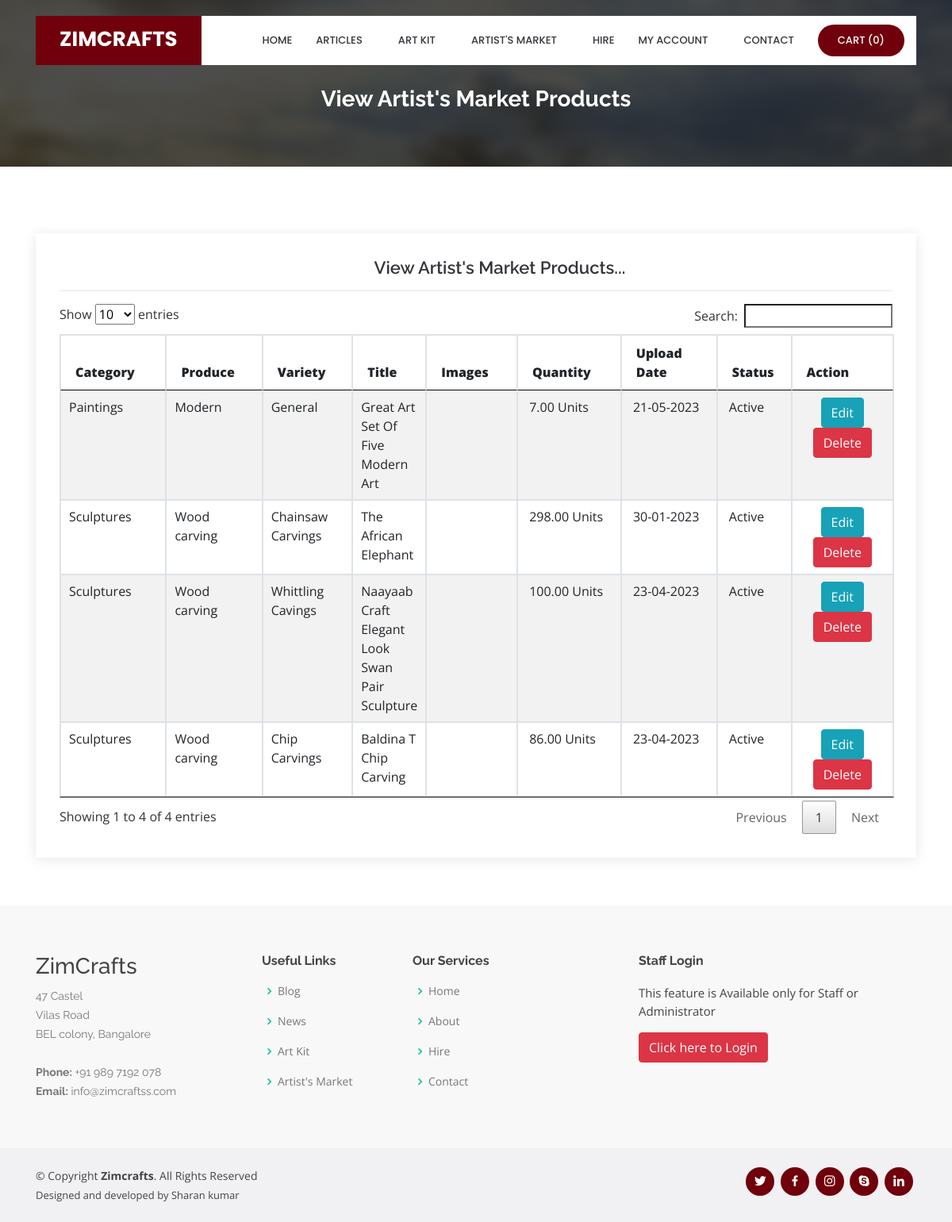
Page /viewProduct.php on the committed database.
### tables this page shows
CREATE TABLE `product` (
  `product_id` int(10) NOT NULL,
  `artist_id` int(10) NOT NULL,
  `category_id` int(10) NOT NULL,
  `produce_id` int(10) NOT NULL,
  `variety_id` int(10) NOT NULL,
  `title` varchar(100) NOT NULL,
  `img_1` varchar(100) NOT NULL,
  `img_2` varchar(100) NOT NULL,
  `img_3` varchar(100) NOT NULL,
  `img_4` varchar(100) NOT NULL,
  `img_5` varchar(100) NOT NULL,
  `quantity` float(10,2) NOT NULL,
  `quantity_type` varchar(25) NOT NULL,
  `description` text NOT NULL,
  `uploaded_date` date NOT NULL,
  `status` varchar(10) NOT NULL
);

CREATE TABLE `category` (
  `category_id` int(10) NOT NULL,
  `category` varchar(25) NOT NULL,
  `category_type` varchar(25) NOT NULL,
  `description` text NOT NULL,
  `img` varchar(100) NOT NULL,
  `status` varchar(10) NOT NULL
);

CREATE TABLE `produce` (
  `produce_id` int(10) NOT NULL,
  `category_id` int(10) NOT NULL,
  `produce` varchar(25) NOT NULL,
  `description` text NOT NULL,
  `img` varchar(100) NOT NULL,
  `status` varchar(10) NOT NULL
);

CREATE TABLE `variety` (
  `variety_id` int(10) NOT NULL,
  `category_id` int(10) NOT NULL,
  `produce_id` int(10) NOT NULL,
  `variety` varchar(25) NOT NULL,
  `description` text NOT NULL,
  `img` varchar(100) NOT NULL,
  `status` varchar(10) NOT NULL
);

### viewProduct.php (the view, shortened to what this page needs)
<?php
include("header.php");
include("dbconnection.php");
?>
  <main id="main">
    <section id="cta" class="cta">
      <div class="container">
        <div class="text-center" data-aos="zoom-in">
		<br><br>
          <h3>View Artist's Market Products</h3>
        </div>
      </div>
    </section>
    <section id="contact" class="contact">
      <div class="container">
        <div class="row">
          <div class="col-lg-12" data-aos="fade-up" data-aos-delay="100">
            <div class="info mt-4 ">
		<center><h4>View Artist's Market Products...</h4></center><hr>
<?php
						$sql = "SELECT * FROM product ";
							  $sql = $sql . " ORDER BY product_id DESC";
							  $qsql = mysqli_query($con,$sql);
							if(mysqli_num_rows($qsql)  == 0)
									{
										echo "<center>There is no Farm Produce to display!!</center>";
									}
									else
									{
										?>
							<table ID="datatable" class="table table-striped table-bordered"  style="width:100%">
								<THEAD>
							  <tr>
						      <th width="103"><strong>Category</strong></th>
						      <th width="89"><strong>Produce</strong></th>
						      <th width="81"><strong>Variety</strong></th>
						      <th width="52"><strong>Title</strong></th>
						      <th width="83"><strong>Images</strong></th>
						      <th width="97"><strong>Quantity</strong></th>
						      <th width="92"><strong>Upload Date</strong></th>
						      <th width="57"><strong>Status</strong></th>
                              <th width="102"><strong>Action</strong></th>
						      </tr>
								</THEAD>
								<TBODY>
                              <?php
							  $sql = "SELECT * FROM product";
							  $qsql = mysqli_query($con,$sql);
							  while($rs = mysqli_fetch_array($qsql))
							  {
								   $sql1 = "SELECT * FROM category WHERE category_id='$rs[category_id]'";
								  $qsql1 = mysqli_query($con,$sql1);
								  $rs1 = mysqli_fetch_array($qsql1);
								   $sql2 = "SELECT * FROM produce WHERE produce_id='$rs[produce_id]'";
								  $qsql2 = mysqli_query($con,$sql2);
								  $rs2= mysqli_fetch_array($qsql2);
								   $sql3 = "SELECT * FROM variety WHERE variety_id='$rs[variety_id]'";
								  $qsql3 = mysqli_query($con,$sql3);
								  $rs3 = mysqli_fetch_array($qsql3);
							  echo "
						    <tr>
						      <td>$rs1[category]</td>
						      <td>$rs2[produce]</td>
						      <td>$rs3[variety]</td>
						      <td>$rs[title]</td>
						       <td>&nbsp;";
								echo "</td>
						      <td>&nbsp;$rs[quantity]&nbsp;$rs[quantity_type]</td>
						      <td>&nbsp;" . date("d-m-Y",strtotime($rs['uploaded_date'])) . "</td>
						      <td>&nbsp;$rs[status]</td>
							   <td><center><a href='Product.php?editid=$rs[product_id]' class='btn btn-info'>Edit</a> <br> <a href='viewProduct.php?deleteid=$rs[product_id]' onclick='return delconfirm()' class='btn btn-danger'>Delete</a></center></td>
					        </tr>";
							  }
							  ?>
								</TBODY>
						  </table>
						<?php
						 }
						?>
            </div>
		  </div>
        </div>
      </div>
    </section>
  </main>
<?php
include("footer.php");
?>

### assets/css/style.css (style rules this page uses)
body { font-family: "Open Sans", sans-serif; color: #444444; }
a { color: #70000b; }
h1, h2, h3, h4, h5, h6 { font-family: "Raleway", sans-serif; }
section { padding: 60px 0; overflow: hidden; }
.cta { background: linear-gradient(rgba(2, 2, 2, 0.7), rgba(0, 0, 0, 0.7)), url("../img/cta-bg.jpg") fixed center center; background-size: cover; padding: 60px 0; }
.cta h3 { color: #fff; font-size: 28px; font-weight: 700; }
.contact .info { padding: 30px; width: 100%; background: #fff; box-shadow: 0px 2px 15px rgba(0, 0, 0, 0.1); }
.contact .info h4 { padding: 0 0 0 60px; font-size: 22px; font-weight: 600; margin-bottom: 5px; color: #36343a; }

### rows in the picture
product: category.category "Sculptures", produce.produce "Wood carving", variety.variety "Chainsaw Carvings", title "The African Elephant", quantity "298.00", quantity_type "Units", uploaded_date "30-01-2023", status "Active"
product: category.category "Sculptures", produce.produce "Wood carving", variety.variety "Whittling Cavings", title "Naayaab Craft Elegant Look Swan Pair Sculpture", quantity "100.00", quantity_type "Units", uploaded_date "23-04-2023", status "Active"
product: category.category "Sculptures", produce.produce "Wood carving", variety.variety "Chip Carvings", title "Baldina T Chip Carving", quantity "86.00", quantity_type "Units", uploaded_date "23-04-2023", status "Active"
product: category.category "Paintings", produce.produce "Modern", variety.variety "General", title "Great Art Set Of Five Modern Art", quantity "7.00", quantity_type "Units", uploaded_date "21-05-2023", status "Active"

### other values in the picture
mysqli_num_rows($qsqlproduct_purchase_record) "0"
